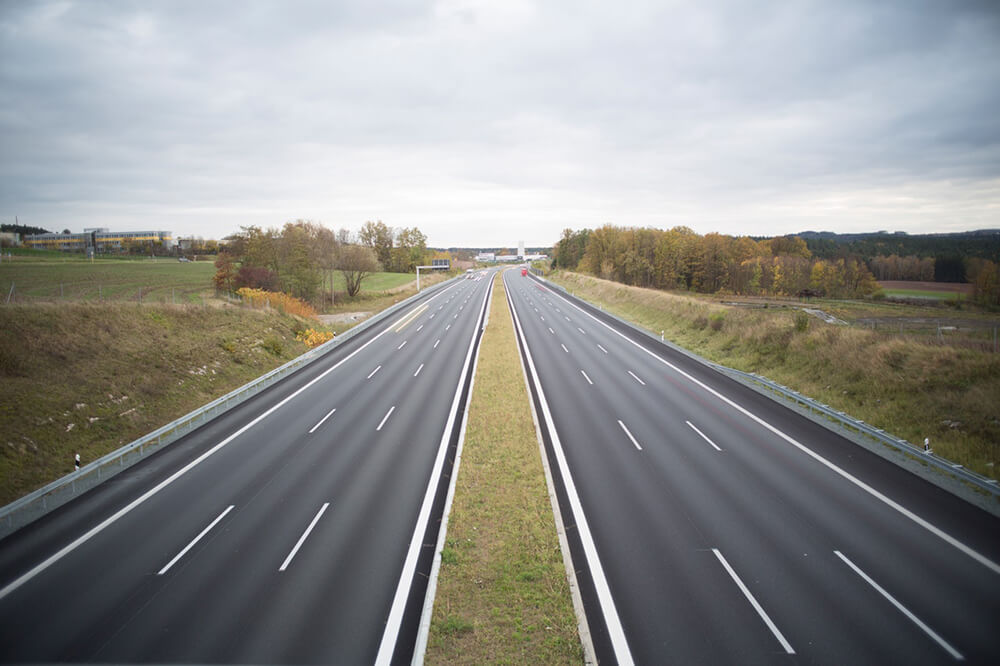
#> input picture image.png, 1000 x 666 px
$ python main.py
#> lines starting #> are read from the running program, lines starting #| are printed output that depends on the picture; after the words box and inside, x2 and y2 are one past the last pixel; in counts of white or black regions, pixels touching at a corner belong together
import cv2
import numpy as np
#Read the image
image = cv2.imread("image.png")
#> image is the input picture: shape (666, 1000, 3); mean B, G, R 139.3, 141.7, 141.2
if image is None:
    print("Error: Could not read the image.")
    exit()
#Resize the image
image=cv2.resize(image,(800,600))
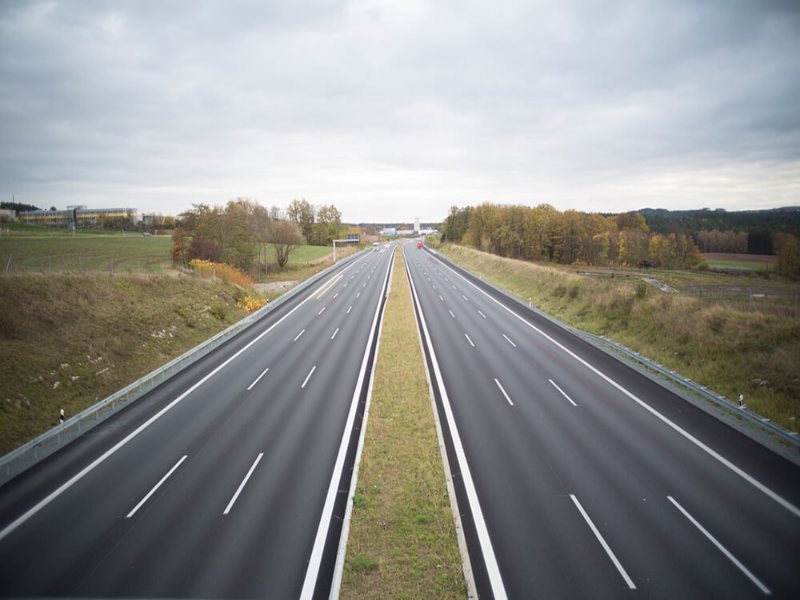
#> image: shape (600, 800, 3); mean B, G, R 139.2, 141.6, 141.1
gray=cv2.cvtColor(image, cv2.COLOR_BGR2GRAY)
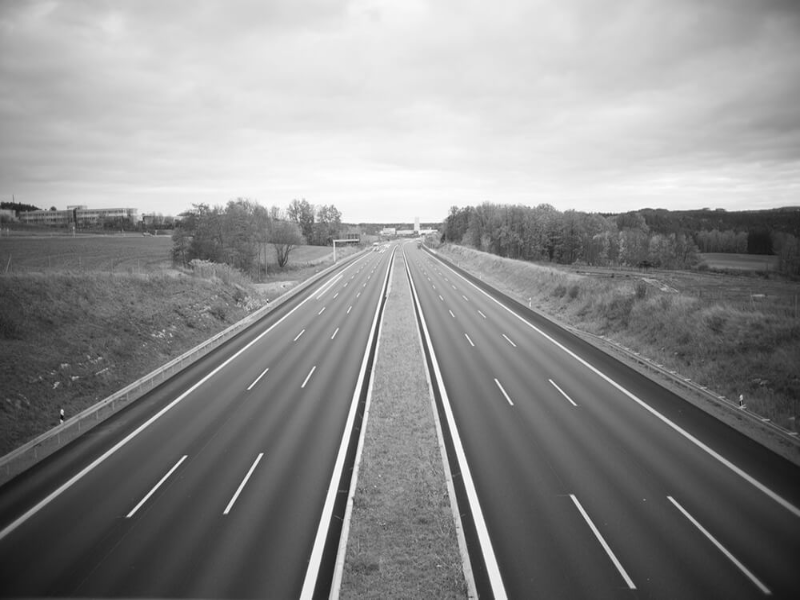
#> gray: shape (600, 800); min 9, max 255, mean 141.1
blur = cv2.GaussianBlur(gray, (5,5),0)
#Apply Canny edge detection
edges = cv2.Canny(blur, 50, 150)
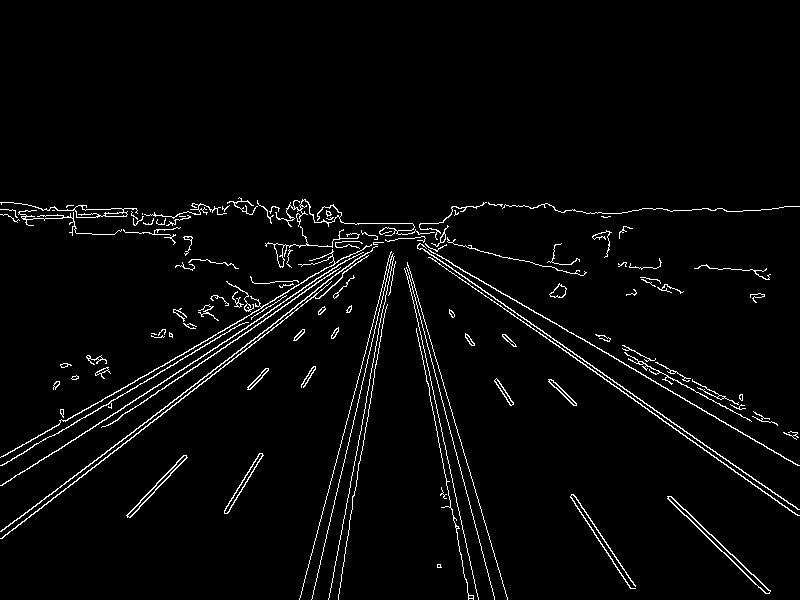
#> edges: shape (600, 800); 3% white in thin lines or dots, all inside (x1, y1, x2, y2) = (0, 197, 800, 600)
height, width = edges.shape
#> height = 600; width = 800
mask = np.zeros_like(edges)
points = np.array([[(0, height), (width // 2 - 50, height // 2), (width // 2 + 50, height // 2), (width, height)]], dtype=np.int32)
cv2.fillPoly(mask, points, 255)
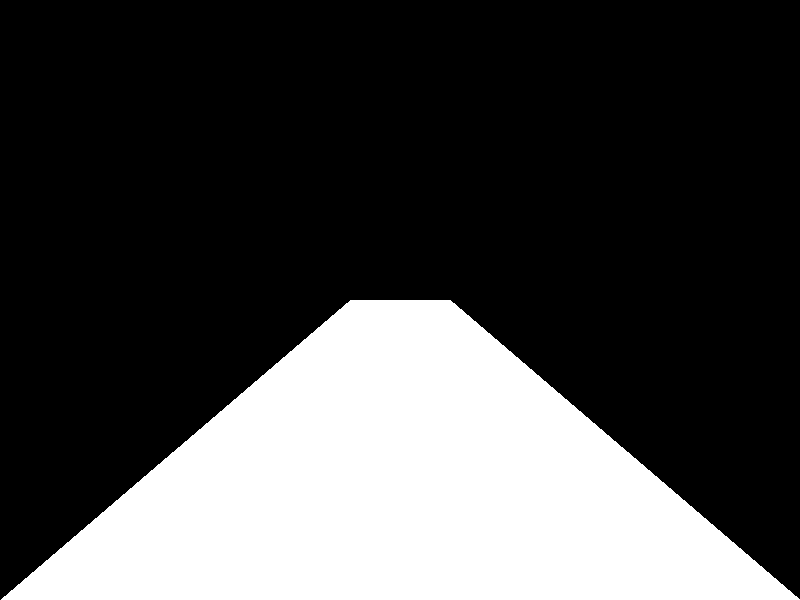
#> mask: shape (600, 800); 28.1% white; 1 white region, box (x1, y1, x2, y2) and area: (1, 300, 800, 600) 135050
road_edges = cv2.bitwise_and(edges, mask)
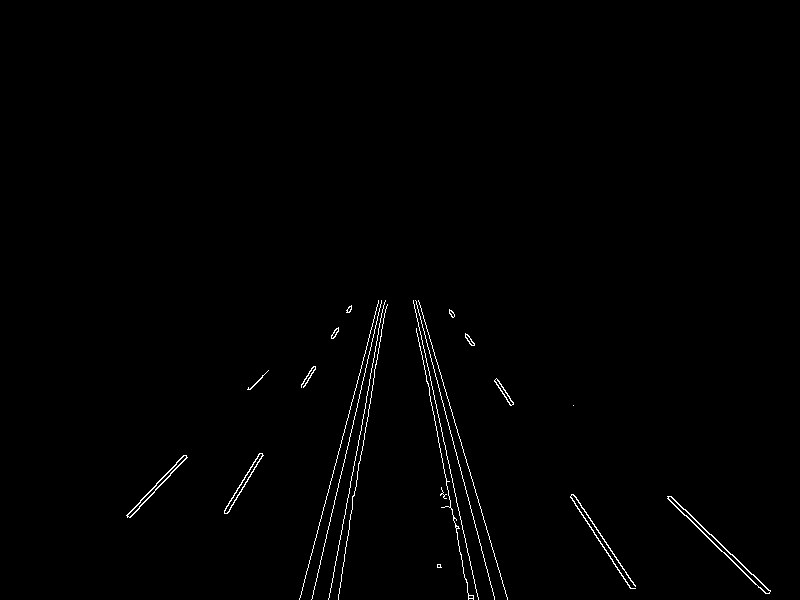
#> road_edges: shape (600, 800); 0.82% white in thin lines or dots, all inside (x1, y1, x2, y2) = (126, 300, 771, 600)
lines = cv2.HoughLinesP(road_edges, 1, np.pi / 180, 30, minLineLength=30, maxLineGap=100)
#> lines = 35 rows, first 6: [415, 300, 494, 598], [418, 322, 477, 596], [418, 337, 469, 598], [667, 498, 765, 593], [299, 599, 373, 322], [312, 598, 381, 300]
if lines is not None:
    for line in lines:
        x1, y1, x2, y2 = line.flatten()
        cv2.line(image, (int(x1), int(y1)), (int(x2), int(y2)), (0, 255, 45), 4)
#> this loop made 35 passes
#> (x1, y1, x2, y2) on passes 1 to 12: (415, 300, 494, 598), (418, 322, 477, 596), (418, 337, 469, 598), (667, 498, 765, 593), (299, 599, 373, 322), (312, 598, 381, 300), (328, 599, 369, 385), (338, 599, 385, 301), (304, 579, 378, 301), (671, 496, 768, 590), (418, 301, 489, 536), (449, 310, 630, 588)
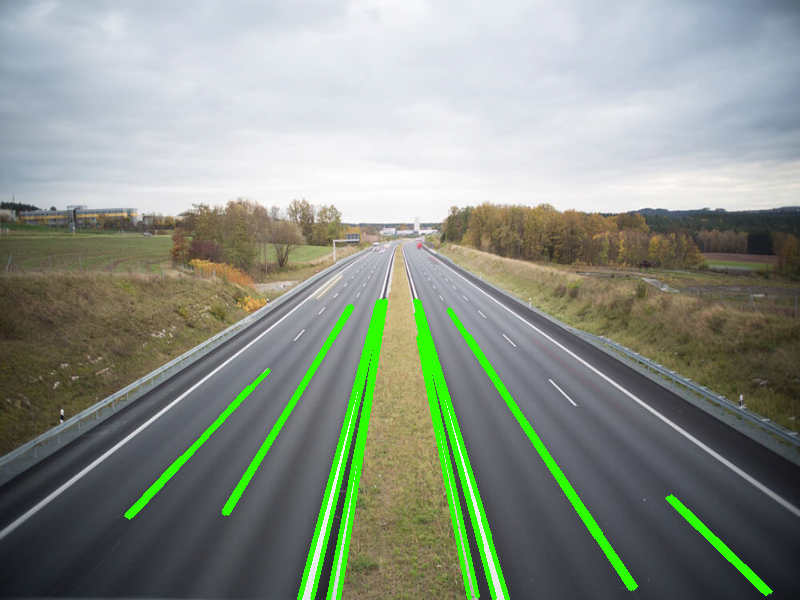
#> image: shape (600, 800, 3); 3.98% of pixels changed, all inside (x1, y1, x2, y2) = (124, 298, 773, 600)
#display the image
cv2.imshow("Lane Detection", image)
cv2.waitKey(0)
cv2.destroyAllWindows()
